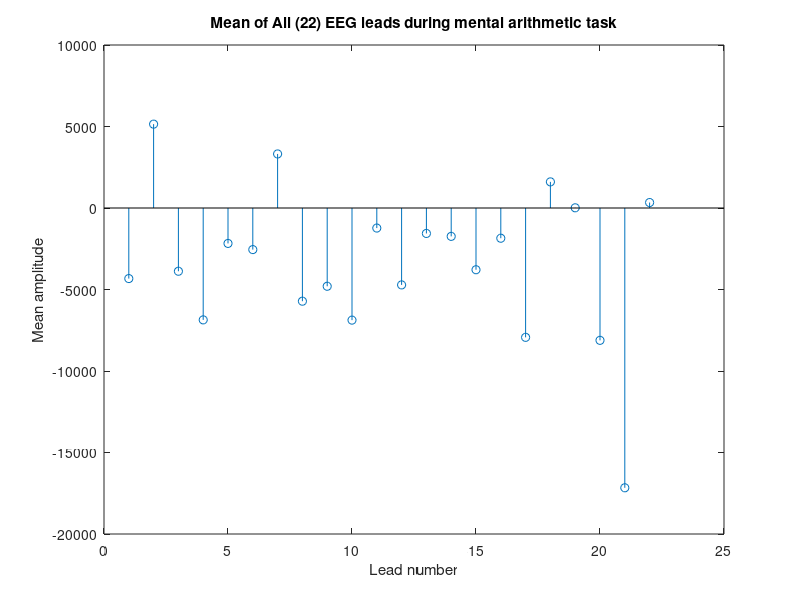

The MATLAB script that drew this image:
clear all; 
close all; 
clc;

% ============== Task 1 ========== 

% load Hr_pre	% Premeditative HR load Hr_med	% Meditative HR
% load  Hr_med

% % Calculate the averages and standard deviations 
% Avg_pre = mean(hr_pre)	% Average pre HR
% SD_pre = std(hr_pre)	% Standard deviation pre
% Avg_med = mean(hr_med)	% Average and std meditative HR 
% SD_med = std(hr_med)

% subplot(1,2,1);
% plot(t_pre,hr_pre,'k');	% Plot heart rate data
% xlabel('Time (sec)','FontSize',14); 
% ylabel('HR (beats/sec)','FontSize',14); 
% axis([t_pre(1) t_pre(end) 0 120]);
% title('Preliminary HR','FontSize',14); 
% subplot(1,2,2);
% plot(t_med,hr_med,'k');	% Plot heart rate data
% xlabel('Time (sec)','FontSize',14); 
% ylabel('HR (beats/sec)','FontSize',14); 
% axis([t_med(1) t_med(end) 0 120]);

% title('Medatative HR','FontSize',14);


% ============== Task 2 ========== 

load Subject00_1_edfm

for i = 1:22
    m(i) = mean(val(i,:));
end

figure(1);
stem(1:22, m);
title("Mean of All (22) EEG leads during mental arithmetic task");
xlabel("Lead number");
ylabel("Mean amplitude");